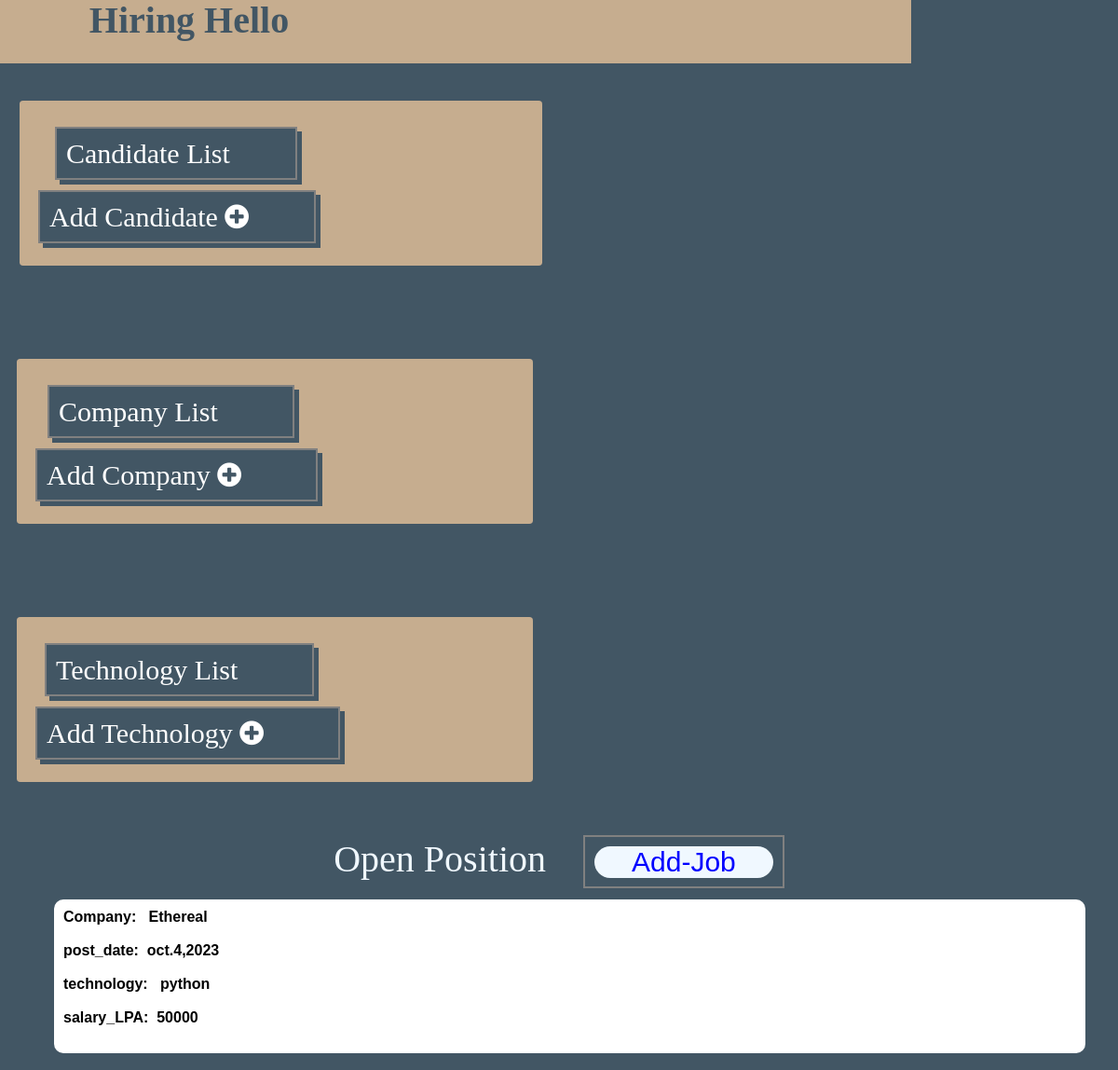
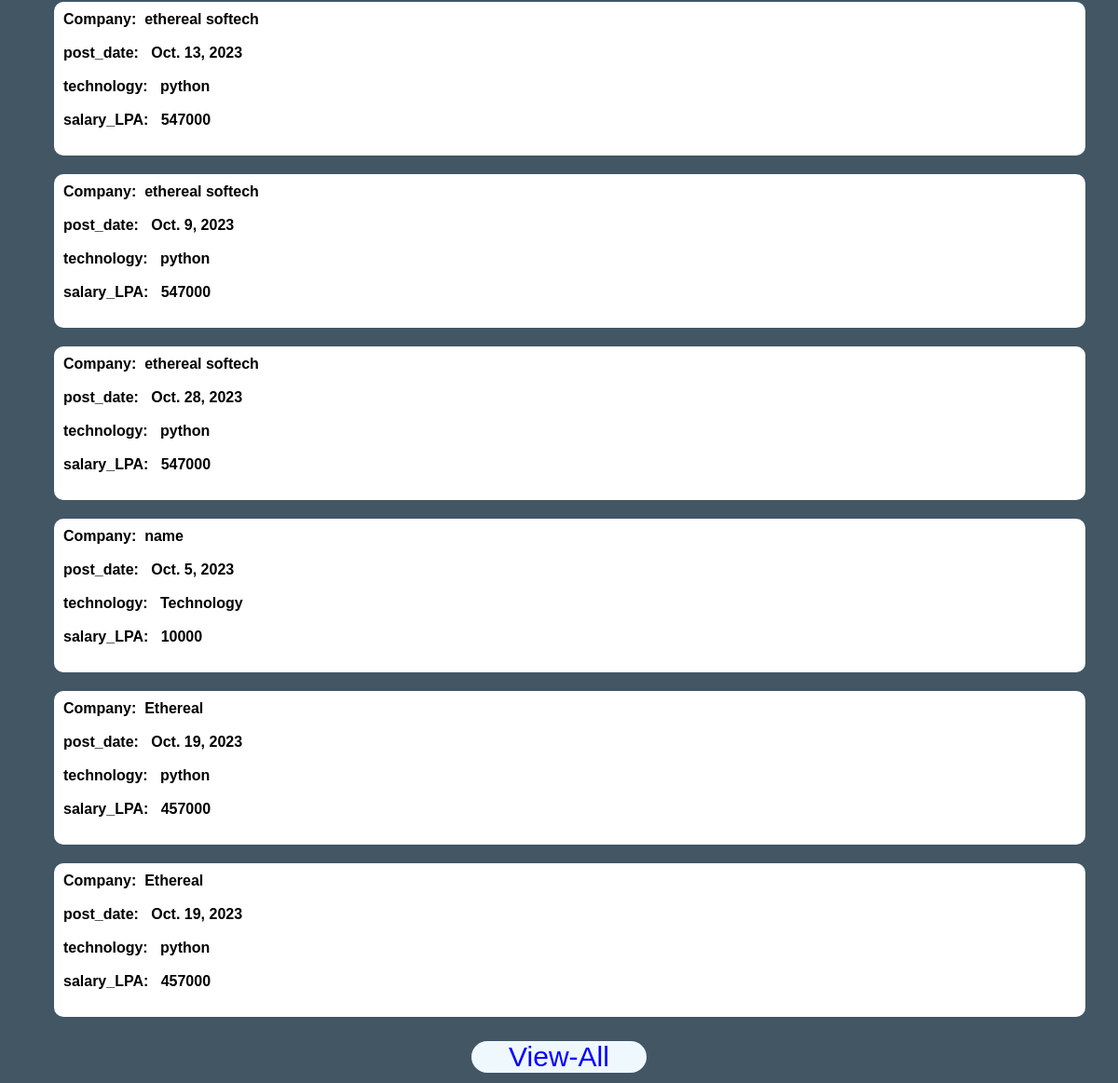
Screenshot of /view-job/ with the database file from the repository (2 pictures, top to bottom).
### app/models.py (models this page shows)
class job_list(models.Model):
        Company_Name=models.CharField(max_length=50)
        post_date=models.DateField()
        technology=models.CharField(max_length=100)
        description=models.CharField(max_length=100)
        salary_LPA=models.IntegerField()
        post_name=models.CharField(max_length=300)
        experience_required=models.CharField(max_length=300)

### app/views.py (the view)
# urls.py: path('view-job/',views.view,name='view-job'),
def view(request):
    data=job_list.objects.all()
    return render(request,'hello_hiring.html',{"messages":data})

### templates/hello_hiring.html (shortened to what this page needs)
<!DOCTYPE html>
<html lang="en">
<head>
    <link rel="stylesheet" href="https://maxcdn.bootstrapcdn.com/font-awesome/4.4.0/css/font-awesome.min.css">
    <link rel="stylesheet" href="https://maxcdn.bootstrapcdn.com/font-awesome/4.4.0/css/font-awesome.min.css">
</head>
<body>
       <h1><b> Hiring Hello</b></h1>
    <div class="hello">
      <a href="{% url 'form' %}" style="margin-left:18px;" > Candidate List  </a>  <br><br>
 <a href="{% url 'saveEnquiry' %}" >   Add Candidate  <i class="fa fa-plus-circle"></i> </a>
</div>
    <div class="hello1">
      <a href="{% url 'company_form' %}" style="margin-left:33px;" > Company List </a> <br><br>
            <a href="{% url 'company' %}" >   Add Company  <i class="fa fa-plus-circle"></i> </a>
    </div>
    <div class="hello2">
         <a href="{% url 'technology_show' %}" style="margin-left:30px;" >  Technology List</a><br><br>
        <a class="example" href="{% url 'Technology' %}" > Add Technology   <i class="fa fa-plus-circle"></i></a>
</div>
 <div class="add-job">
  Open Position &nbsp;&nbsp; <a href="{% url 'Add-job'%}"> <button> Add-Job</button></a>
 </div>
<div class="U">
  <ul style="margin-top: 10px;  "> <b>
      <li scope="row" >  Company: &nbsp; Ethereal <br> <br>
        post_date:&nbsp;&nbsp;oct.4,2023 <br><br>
        technology:&nbsp;&nbsp; python<br><br>
        salary_LPA:&nbsp;&nbsp;50000<br>
  </ul>
</div>
<div class="U">
  {% for i in messages %}
  <ul style="margin-top: 10px;  "> <b>
      <li scope="row" ><style> S.no. &nbsp;&nbsp; {{i.id}}</style> Company: &nbsp;{{i.Company_Name}} <br> <br>
        post_date:&nbsp;&nbsp; {{i.post_date}} <br><br>
        technology:&nbsp;&nbsp; {{i.technology}} <br><br>
        salary_LPA:&nbsp;&nbsp; {{i.salary_LPA}} <br>
  </ul>
  {%endfor%}
</div>
<div class="add">
  <a href="{% url 'view-job'%}" style="border: none; border-radius: none;"><button> View-All</button></a>
  </div>
  </body>
    </html>

### rows the page displays
job_list: Company_Name "ethereal softech", post_date "Oct. 13, 2023", technology "python", salary_LPA "547000"
job_list: Company_Name "ethereal softech", post_date "Oct. 9, 2023", technology "python", salary_LPA "547000"
job_list: Company_Name "ethereal softech", post_date "Oct. 28, 2023", technology "python", salary_LPA "547000"
job_list: Company_Name "name", post_date "Oct. 5, 2023", technology "Technology", salary_LPA "10000"
job_list: Company_Name "Ethereal", post_date "Oct. 19, 2023", technology "python", salary_LPA "457000"
job_list: Company_Name "Ethereal", post_date "Oct. 19, 2023", technology "python", salary_LPA "457000"
